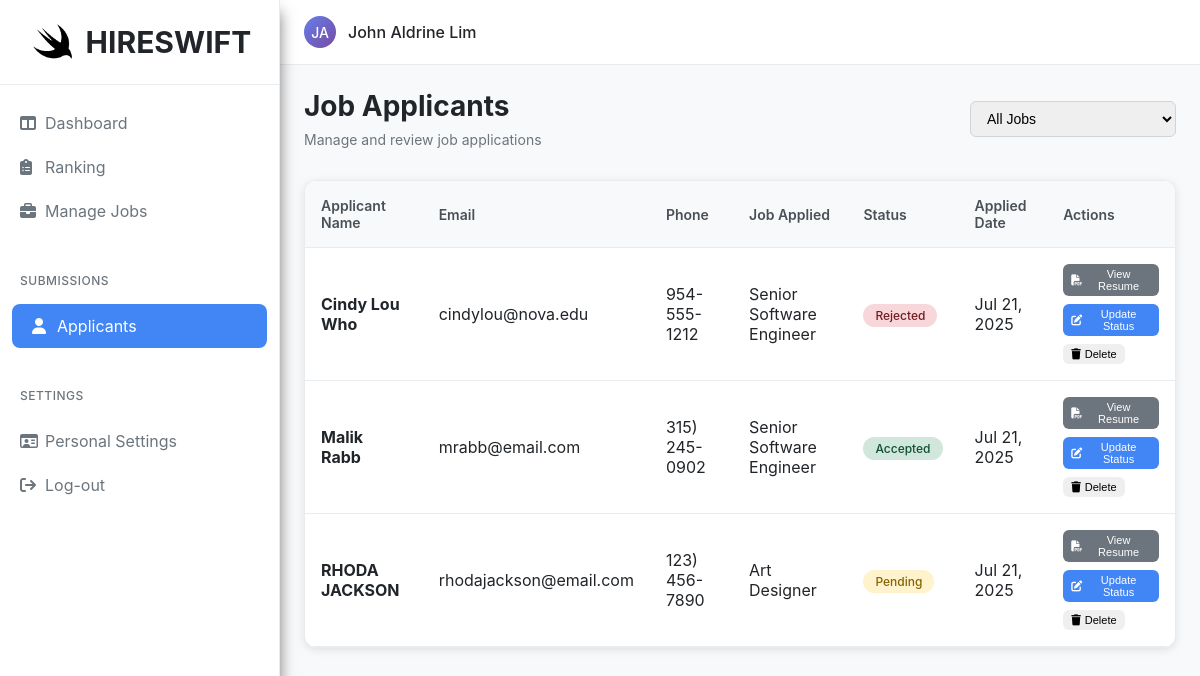
The app's page /Content/master.php?content=applicants (signed in) with its own data.
### tables this page shows
CREATE TABLE `applications` (
  `id` int(11) NOT NULL,
  `job_id` int(11) NOT NULL,
  `applicant_name` varchar(255) NOT NULL,
  `email` varchar(255) NOT NULL,
  `phone` varchar(50) DEFAULT NULL,
  `resume_pdf_path` varchar(255) NOT NULL COMMENT 'Path to the uploaded PDF resume',
  `parsed_resume_path` varchar(255) DEFAULT NULL COMMENT 'Path to the parsed resume JSON file',
  `status` enum('Pending','Reviewing','Shortlisted','Interviewed','Accepted','Rejected') DEFAULT 'Pending',
  `score` decimal(5,2) DEFAULT 0.00 COMMENT 'Match score from 0-100',
  `created_at` timestamp NOT NULL DEFAULT current_timestamp(),
  `updated_at` timestamp NOT NULL DEFAULT current_timestamp() ON UPDATE current_timestamp()
);

CREATE TABLE `jobs` (
  `id` int(11) NOT NULL,
  `title` varchar(255) NOT NULL,
  `employment_type` enum('Full Time','Part Time','Contract','Internship') NOT NULL,
  `skills` text DEFAULT NULL,
  `education` text DEFAULT NULL,
  `description` text NOT NULL,
  `status` enum('Active','Inactive') DEFAULT 'Active',
  `created_by` varchar(64) DEFAULT NULL,
  `link_id` int(11) DEFAULT NULL,
  `created_at` timestamp NOT NULL DEFAULT current_timestamp(),
  `updated_at` timestamp NOT NULL DEFAULT current_timestamp() ON UPDATE current_timestamp()
);

### Content/contentview/applicants.php (the view, shortened to what this page needs)
<?php
require_once '../Query/connect.php';
$user_id = $_SESSION['id'];
$applicationsQuery = "SELECT a.*, j.title as job_title
                     FROM applications a
                     INNER JOIN jobs j ON a.job_id = j.id
                     WHERE j.created_by = $user_id";
$applicationsQuery .= " ORDER BY a.created_at DESC";
$applicationsResult = mysqli_query($con, $applicationsQuery);
$applications = [];
while ($row = mysqli_fetch_assoc($applicationsResult)) {
    $applications[] = $row;
}
?>
<link rel="stylesheet" href="CSS/applicants.css">
<div class="applicants-container">
    <div class="page-header">
        <div>
            <h1>Job Applicants</h1>
            <p>Manage and review job applications</p>
        </div>
        <div class="filter-section">
            <select id="jobFilter" class="form-control" onchange="filterApplications()">
                <option value="0">All Jobs</option>
            </select>
        </div>
    </div>
    <div class="applicants-table">
        <table class="table">
            <thead>
                <tr>
                    <th>Applicant Name</th>
                    <th>Email</th>
                    <th>Phone</th>
                    <th>Job Applied</th>
                    <th>Status</th>
                    <th>Applied Date</th>
                    <th>Actions</th>
                </tr>
            </thead>
            <tbody>
                <?php if (empty($applications)): ?>
                <tr>
                    <td colspan="7" style="text-align: center; color: #6c757d; padding: 40px;">
                        No applications found for the selected criteria.
                    </td>
                </tr>
                <?php else: ?>
                <?php foreach ($applications as $application): ?>
                <tr>
                    <td>
                        <strong><?php echo htmlspecialchars($application['applicant_name']); ?></strong>
                    </td>
                    <td><?php echo htmlspecialchars($application['email']); ?></td>
                    <td><?php echo htmlspecialchars($application['phone'] ?? 'N/A'); ?></td>
                    <td><?php echo htmlspecialchars($application['job_title']); ?></td>
                    <td>
                        <span class="status-badge status-<?php echo strtolower($application['status']); ?>">
                            <?php echo htmlspecialchars($application['status']); ?>
                        </span>
                    </td>
                    <td><?php echo date('M j, Y', strtotime($application['created_at'])); ?></td>
                    <td>
                        <div class="actions">
                            <button class="btn btn-secondary btn-sm" onclick="viewResume('<?php echo htmlspecialchars($application['resume_pdf_path']); ?>')">
                                <i class="fas fa-file-pdf"></i>
                                View Resume
                            </button>
                            <button class="btn btn-primary btn-sm" onclick="updateStatus(<?php echo $application['id']; ?>)">
                                <i class="fas fa-edit"></i>
                                Update Status
                            </button>
                            <button class="btn btn-danger btn-sm" onclick="deleteApplication(<?php echo $application['id']; ?>)">
                                <i class="fas fa-trash"></i>
                                Delete
                            </button>
                        </div>
                    </td>
                </tr>
                <?php endforeach; ?>
                <?php endif; ?>
            </tbody>
        </table>
    </div>
</div>

### Content/CSS/master.css (style rules this page uses)
* { margin: 0; padding: 0; box-sizing: border-box; }
body { font-family: -apple-system, BlinkMacSystemFont, 'Segoe UI', Roboto, sans-serif; background-color: #f8f9fa; overflow-x: hidden; }

### Content/CSS/applicants.css (style rules this page uses)
.applicants-container { max-width: 100%; }
.page-header { display: flex; justify-content: space-between; align-items: center; margin-bottom: 32px; flex-wrap: wrap; gap: 16px; }
.page-header h1 { color: #212529; font-size: 28px; margin-bottom: 8px; }
.page-header p { color: #6c757d; font-size: 14px; }
.filter-section { display: flex; align-items: center; gap: 12px; }
.form-control { padding: 8px 12px; border: 1px solid #ced4da; border-radius: 6px; font-size: 14px; min-width: 200px; }
.applicants-table { background: white; border-radius: 12px; overflow: hidden; box-shadow: 0 2px 8px rgba(0, 0, 0, 0.1); border: 1px solid #e9ecef; }
.table { width: 100%; border-collapse: collapse; }
.table th, .table td { padding: 16px; text-align: left; border-bottom: 1px solid #e9ecef; }
.table th { background: #f8f9fa; font-weight: 600; color: #495057; font-size: 14px; }
.table td { color: #212529; }
.status-badge { padding: 4px 12px; border-radius: 20px; font-size: 12px; font-weight: 500; }
.status-pending { background: #fff3cd; color: #856404; }
.status-accepted { background: #d1e7dd; color: #0f5132; }
.status-rejected { background: #f8d7da; color: #721c24; }
.actions { display: flex; gap: 8px; flex-wrap: wrap; }
.btn { padding: 6px 12px; border: none; border-radius: 6px; font-weight: 500; cursor: pointer; text-decoration: none; display: inline-flex; align-items: center; gap: 4px; transition: all 0.2s; font-size: 12px; }
.btn-primary { background: #4285f4; color: white; }
.btn-secondary { background: #6c757d; color: white; }
.btn-sm { padding: 4px 8px; font-size: 11px; }

### records on screen
applications: applicant_name "Cindy Lou Who", email "cindylou@nova.edu", phone "954-555-1212", job.title "Senior Software Engineer", status "Rejected", created_at "Jul 21, 2025"
applications: applicant_name "Malik Rabb", email "mrabb@email.com", phone "315) 245-0902", job.title "Senior Software Engineer", status "Accepted", created_at "Jul 21, 2025"
applications: applicant_name "RHODA JACKSON", email "rhodajackson@email.com", phone "123) 456-7890", job.title "Art Designer", status "Pending", created_at "Jul 21, 2025"

### other values on screen
$initials "JA"
$name "John Aldrine Lim"
